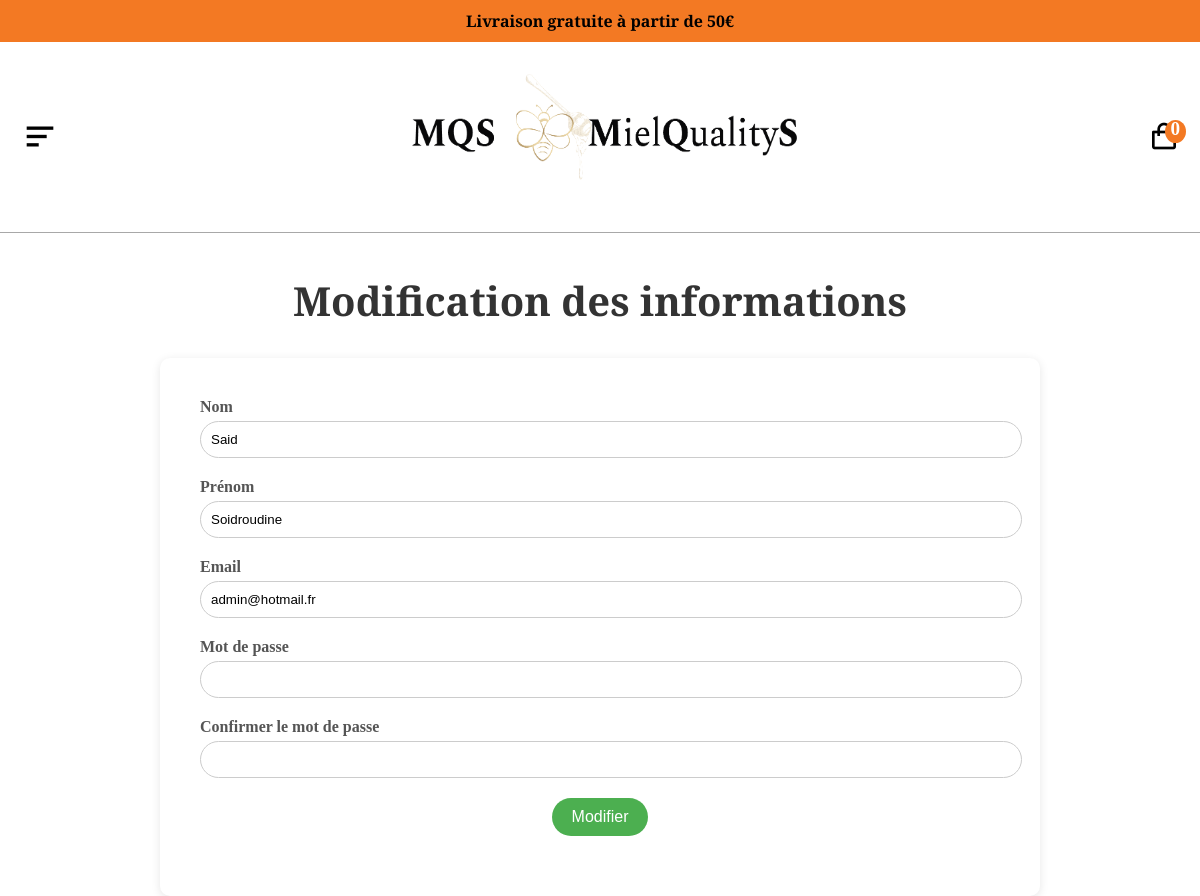
The app's page /ctrl/profil-info/update-display.php (signed in) with its own data.
### tables this page shows
CREATE TABLE user (
    id INT PRIMARY KEY AUTO_INCREMENT,
    password VARCHAR(100) NOT NULL,
    email VARCHAR(100) NOT NULL,
    idRole INT,
    photo LONGBLOB,
    photo_filename VARCHAR(255),
    nom VARCHAR(50) NOT NULL,      
    prenom VARCHAR(50) NOT NULL    
);

### ctrl/profil-info/update-display.php (called while the page is built, shortened)
<?php
require_once $_SERVER['DOCUMENT_ROOT'] . '/model/lib/profil-info/update-display.php';
$dbConnection = getConnection($dbConfig);
$idUser = (int)$_SESSION['user']['id'];
$userInfo = getUserInfo($dbConnection, $idUser);
include $_SERVER['DOCUMENT_ROOT'] . '/view/profil-info/update.php';

### model/lib/profil-info/update-display.php (called while the page is built)
<?php
function getUserInfo($dbConnection, $idUser) {
    $queryUser = 'SELECT id, nom, prenom, email, password FROM user WHERE id = :idUser';
    $statementUser = $dbConnection->prepare($queryUser);
    $statementUser->bindParam(':idUser', $idUser, PDO::PARAM_INT);
    $statementUser->execute();
    return $statementUser->fetch(PDO::FETCH_ASSOC);
}

### view/profil-info/update.php (the view, shortened to what this page needs)
<!DOCTYPE html>
<html lang="fr">
<head>
    <link href='https://unpkg.com/boxicons@2.1.4/css/boxicons.min.css' rel='stylesheet'>
    <link rel="stylesheet" href="../../asset/css/style.css">
</head>
<body>
<div class="promo">
    <p>Livraison gratuite à partir de 50€</p>
</div>
<?php include $_SERVER['DOCUMENT_ROOT'] . '/view/partial/header.php' ?>
<h1 class="modifInfoProfil">Modification des informations</h1>
<form class="formUpdate" id="updateForm">
    <div>
        <label for="nom">Nom</label>
        <input type="text" name="nom" id="nom" value="<?= htmlspecialchars($userInfo['nom'] ?? '', ENT_QUOTES) ?>" required>
    </div>
    <div>
        <label for="prenom">Prénom</label>
        <input type="text" name="prenom" id="prenom" value="<?= htmlspecialchars($userInfo['prenom'] ?? '', ENT_QUOTES) ?>" required>
    </div>
    <div>
        <label for="email">Email</label>
        <input type="email" name="email" id="email" value="<?= htmlspecialchars($userInfo['email'] ?? '', ENT_QUOTES) ?>" required>
    </div>
    <div>
        <label for="password">Mot de passe</label>
        <input type="password" name="password" id="password" required>
    </div>
    <div>
        <label for="password_confirm">Confirmer le mot de passe</label>
        <input type="password" name="password_confirm" id="password_confirm" required>
    </div>
    <div class="submit">
        <button type="submit">Modifier</button>
    </div>
</form>

### asset/css/style.css (style rules this page uses)
* { margin: 0; padding: 0; }
body { overflow-x: hidden !important; margin: 0; padding: 0; width: 100vw; box-sizing: border-box !important; }
.promo { background-color: #f37923; color: #000; font-weight: bold; text-align: center; padding: 10px; font-family: "Spectral", serif; }
h1 { text-align: center; font-family: "Spectral", serif; }
@media (min-width: 1024px) { h1 { font-size: 2.5rem; text-align: center; font-family: "Spectral", serif; } }
.modifInfoProfil { font-size: 1.8rem; text-align: center; margin-bottom: 30px; color: #333; margin-top: 40px; }
.formUpdate { max-width: 400px; margin: 0 auto; padding: 20px; background-color: white; border-radius: 10px; box-shadow: 0 2px 10px rgba(0, 0, 0, 0.1); }
.formUpdate div { margin-bottom: 20px; }
.formUpdate div label { display: block; margin-bottom: 5px; font-weight: bold; color: #555; }
.formUpdate div input { width: 100%; padding: 10px; border: 1px solid #ccc; border-radius: 20px; }
.formUpdate .submit { text-align: center; }
.formUpdate .submit button { background-color: #4CAF50; color: white; padding: 10px 20px; border: none; border-radius: 20px; cursor: pointer; font-size: 1rem; }
@media (min-width: 768px) { .formUpdate { max-width: 600px; padding: 30px; } }
@media (min-width: 768px) { .modifInfoProfil { font-size: 2rem; } }
@media (min-width: 1024px) { .formUpdate { max-width: 800px; padding: 40px; } }
@media (min-width: 1024px) { .modifInfoProfil { font-size: 2.5rem; } }

### records on screen
user: nom "Said", prenom "Soidroudine", email "admin@hotmail.fr"

### other values on screen
$totalQuantity2 "0"
